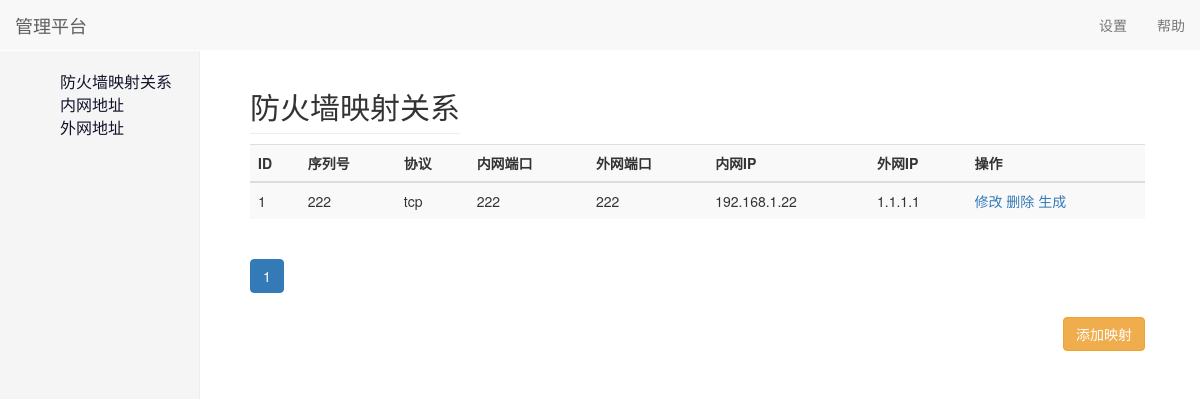
Before: /fwmapping/indexdetail/ with the older database file.
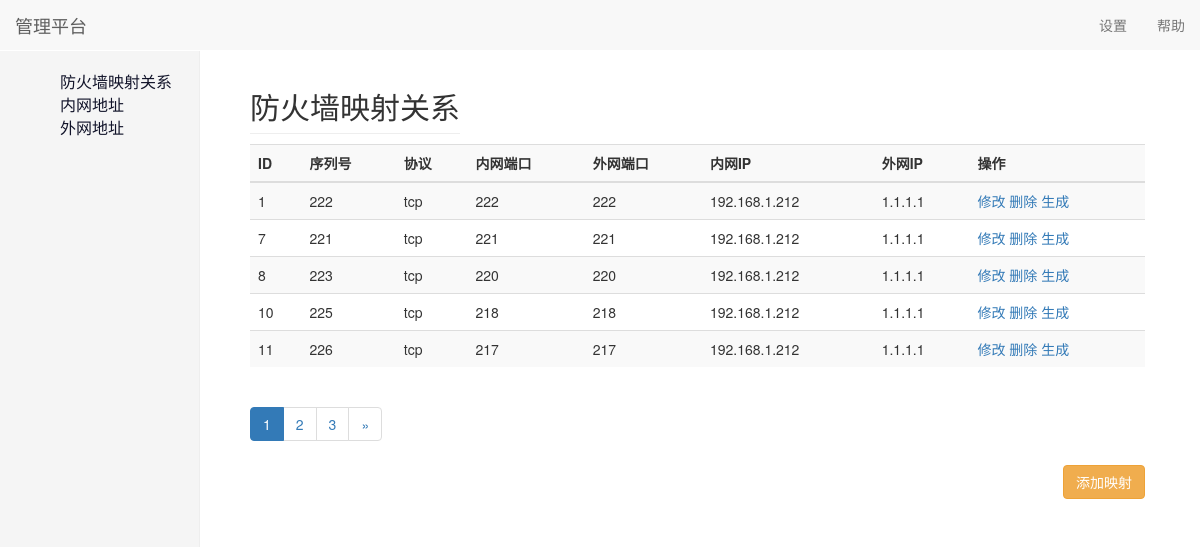
After: the same page with the newer database file.
### fwMapping/models.py (models this page shows, shortened)
class Mapping(models.Model):
    mapid = models.PositiveIntegerField()
    serid = models.PositiveIntegerField()
    chiose = ((1, "tcp"), (2, "udp"), (3, "icmp"))
    protocol = models.IntegerField(choices=chiose, default=1)
    lanport = models.PositiveIntegerField()
    wanport = models.PositiveIntegerField()
    lanip = models.ForeignKey(to='Laninter', on_delete=models.CASCADE)
    wanip = models.ForeignKey(to='Waninter', on_delete=models.CASCADE)
    class Meta:
        unique_together = ('lanip', 'lanport', 'wanport')

class Laninter(models.Model):
    lanip = models.GenericIPAddressField(unique=True)

class Waninter(models.Model):
    wanip = models.GenericIPAddressField(unique=True)

### fwMapping/views.py (the view)
# urls.py: path('indexdetail/', views.IndexDetail.as_view(), name="indexDetail"),
class IndexDetail(ListDeleteView):
    queryset = models.Mapping
    serializers_class = modelSer.MappingForm
    render_html = "indexDetail.html"
    page_num = 5

### fwMapping/public/generics.py (called while the page is built)
    def listView(self, request, *args, **kwargs):
        queryset = self.queryset.objects.all().order_by('pk')
        p = Paginator_page(request, queryset, self.page_num)
        get_list = p.get_page
        forms = self.serializers_class(request.POST)
        get_list["forms"] = forms
        return render(request, self.render_html, get_list)

### fwMapping/public/mixins.py (called while the page is built)
    def get(self, request, *args, **kwargs):
        return self.listView(request, *args, **kwargs)

### fwMapping/templates/indexDetail.html (shortened to what this page needs)
{% extends 'index.html' %}
{% block right_box %}
    {% load static %}
    <div class="clearfix">
        <h2 class="sub-header pull-left">防火墙映射关系</h2>
    </div>
    <div class="table-responsive">
        <table class="table table-striped">
            <tr>
                {% for form in forms %}
                    <th>{{ form.label }}</th>
                {% endfor %}
                <th colspan="2">操作</th>
            </tr>
            <tbody>
            {% for mapping in queryset %}
                <tr>
                    <td name="id">{{ mapping.id }}</td>
                    <td name="serid">{{ mapping.serid }}</td>
                    <td name="protocol">{{ mapping.get_protocol_display }}</td>
                    <td name="lanport">{{ mapping.lanport }}</td>
                    <td name="wanport">{{ mapping.wanport }}</td>
                    <td name="lanip">{{ mapping.lanip.lanip }}</td>
                    <td name="wanip">{{ mapping.wanip.wanip }}</td>
                    <td>
                        <span>
                            <a href="{% url 'fwMapping:change' %}?changeID={{ mapping.pk }}">修改</a>
                            <a href="#" class="delete">删除</a>
                            <a href="#" class="fw_sql">生成</a>
                        </span>
                    </td>
                </tr>
            {% endfor %}
            </tbody>
        </table>
    {% include 'paginator_page.html' %}
    </div>
    <a href="{% url 'fwMapping:change' %}">
        <button class="pull-right btn btn-warning">添加映射</button>
    </a>
{% endblock %}

### templates/index.html (shortened to what this page needs)
<!DOCTYPE html>
<html lang="zh-CN">
<head>
    {% load static %}
    <link rel="stylesheet" href="{% static 'bootstrap/css/bootstrap.css' %}">
    <link rel="stylesheet" href="{% static 'css/dashboard.css' %}">
    <link rel="stylesheet" href="{% static 'css/header.css' %}">
</head>
<body>
<div class="container">
    <div class="row">
        {% include 'header1.html' %}
        <div class="col-sm-3 col-md-2 sidebar">
            {% include 'leftNavigation.html' %}
        </div>
        <div class="col-sm-9 col-sm-offset-3 col-md-10 col-md-offset-2 main">
            {% block right_box %} {% endblock %}
        </div>
    </div>
</div>
</body>
</html>

### templates/header1.html
    <nav class="navbar navbar-default navbar-fixed-top">
      <div class="container-fluid">
        <div class="navbar-header">
          <a class="navbar-brand" href="https://v3.bootcss.com/examples/dashboard/#">管理平台</a>
        </div>
        <div id="navbar" class="navbar-collapse collapse">
          <ul class="nav navbar-nav navbar-right">
            <li><a href="https://v3.bootcss.com/examples/dashboard/#">设置</a></li>
            <li><a href="https://v3.bootcss.com/examples/dashboard/#">帮助</a></li>
          </ul>
        </div>
      </div>
    </nav>

### templates/leftNavigation.html
<div class="navigation-box">
    <ul>
        <li><a href="{% url 'fwMapping:indexDetail' %}">防火墙映射关系</a></li>
        <li><a href="{% url 'fwMapping:lanDetail' %}">内网地址</a></li>
        <li><a href="{% url 'fwMapping:wanDetail' %}">外网地址</a></li>
    </ul>
</div>

### templates/paginator_page.html (shortened to what this page needs)
<nav aria-label="Page navigation">
    <ul class="pagination">
        {% for range in paginator_range %}
            {% if current_page_num == range %}
                <li class="active"><a href="#">{{ range }}</a></li>
            {% else %}
                <li><a href="?page={{ range }}">{{ range }}</a></li>
            {% endif %}
        {% endfor %}
        {% if queryset.has_next %}
            <li>
                <a href="?page={{ queryset.next_page_number }}" aria-label="Next">
                    <span aria-hidden="true">&raquo;</span>
                </a>
            </li>
        {% endif %}
    </ul>
</nav>

### static/css/dashboard.css (style rules this page uses)
body { padding-top: 50px; }
.sub-header { padding-bottom: 10px; border-bottom: 1px solid #eee; }
.navbar-fixed-top { border: 0; }
.sidebar { display: none; }
@media (min-width: 768px) { .sidebar { position: fixed; top: 51px; bottom: 0; left: 0; z-index: 1000; display: block; padding: 20px; overflow-x: hidden; overflow-y: auto; background-color: #f5f5f5; border-right: 1px solid #eee; } }
.main { padding: 20px; }
@media (min-width: 768px) { .main { padding-right: 40px; padding-left: 40px; } }

### static/css/header.css (style rules this page uses)
.navigation-box ul { list-style: none; }
.navigation-box li a { text-decoration: none; font-size: 16px; color: #12142a; }

Changed rows visible on the page:
changed Mapping id 1: lanip.lanip "192.168.1.22" → "192.168.1.212"
added Mapping: id "7", serid "221", protocol "tcp", lanport "221", wanport "221", lanip.lanip "192.168.1.212", wanip.wanip "1.1.1.1"
added Mapping: id "8", serid "223", protocol "tcp", lanport "220", wanport "220", lanip.lanip "192.168.1.212", wanip.wanip "1.1.1.1"
added Mapping: id "10", serid "225", protocol "tcp", lanport "218", wanport "218", lanip.lanip "192.168.1.212", wanip.wanip "1.1.1.1"
added Mapping: id "11", serid "226", protocol "tcp", lanport "217", wanport "217", lanip.lanip "192.168.1.212", wanip.wanip "1.1.1.1"
Other visible differences:
new list line: "2"
new list line: "3"
